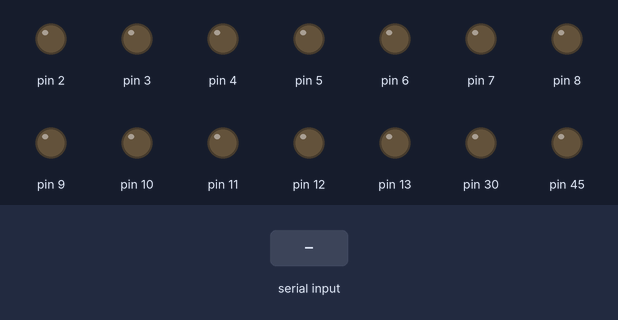
Recording of a sketch running on a simulated Arduino Mega 2560, built with avr-gcc and run on an emulated ATmega2560. On the bench: output pins drawn as LEDs (lit = HIGH). The test bench sets the inputs (shaded band).

Above: at 1.2 s.
1.3 s: "90,45,200,10,150,30\n" received over Serial
At 2.5 s:
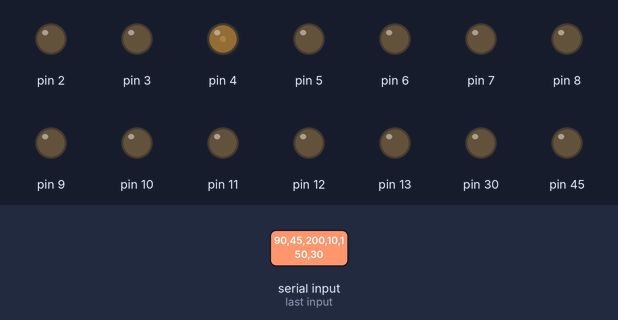
2.8 s: "30,150,10,200,45,90\n" received over Serial
At 3.8 s:
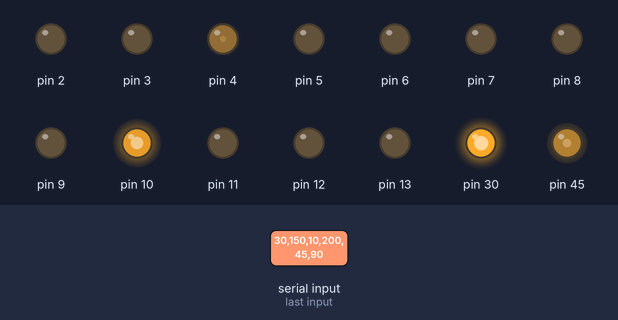
Timing chart, 0 to 5.8 s (numbered marks = the images above; inputs shaded):
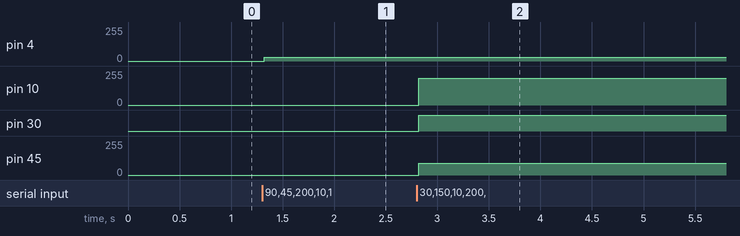

Measured:
- after the input at 1.3 s, pin 4: 0/255 → 30/255 at once
- after the input at 2.8 s, pin 10: 0/255 → 200/255 at once; pin 30: LOW → HIGH at once; pin 45: 0/255 → 90/255 at once

The sketch:

sketch_dec09a.ino
```cpp
void setup() {
  // put your setup code here, to run once:
  Serial.begin(9600);
  pinMode(2, OUTPUT);
  pinMode(3, OUTPUT);
  pinMode(4, OUTPUT);
  pinMode(5, OUTPUT);
  pinMode(6, OUTPUT);
  pinMode(7, OUTPUT);
  pinMode(8, OUTPUT);
  pinMode(9, OUTPUT);
  pinMode(10, OUTPUT);
  pinMode(11, OUTPUT);
  pinMode(12, OUTPUT);
  pinMode(13, OUTPUT);
  pinMode(14, OUTPUT);
  pinMode(15, OUTPUT);
  pinMode(16, OUTPUT);
  pinMode(17, OUTPUT);
  pinMode(18, OUTPUT);
  pinMode(19, OUTPUT);
  pinMode(20, OUTPUT);
  pinMode(21, OUTPUT);
  pinMode(22, OUTPUT);
  pinMode(23, OUTPUT);
  pinMode(24, OUTPUT);
  pinMode(25, OUTPUT);
  pinMode(26, OUTPUT);
  pinMode(27, OUTPUT);
  pinMode(28, OUTPUT);
  pinMode(29, OUTPUT);
  pinMode(30, OUTPUT);
  pinMode(31, OUTPUT);
  pinMode(32, OUTPUT);
  pinMode(33, OUTPUT);
  pinMode(34, OUTPUT);
  pinMode(35, OUTPUT);
  pinMode(36, OUTPUT);
  pinMode(37, OUTPUT);
  pinMode(38, OUTPUT);
  pinMode(39, OUTPUT);
  pinMode(40, OUTPUT);
  pinMode(41, OUTPUT);
  pinMode(42, OUTPUT);
  pinMode(43, OUTPUT);
  pinMode(44, OUTPUT);
  pinMode(45, OUTPUT);
  pinMode(46, OUTPUT);
  pinMode(47, OUTPUT);
  pinMode(48, OUTPUT);

}

void loop() {
  // put your main code here, to run repeatedly:
  while (Serial.available() > 0) {
    int redPin1 = Serial.parseInt();
    int red = Serial.parseInt();
    int greenPin1 = Serial.parseInt();
    int green = Serial.parseInt();
    int bluePin1 = Serial.parseInt();
    int blue = Serial.parseInt();
    /*int redPin2 = Serial.parseInt();
      int greenPin2 = Serial.parseInt();
      int bluePin2 = Serial.parseInt();*/
    if (Serial.read() == '\n') {
      analogWrite(redPin1, red);
      analogWrite(greenPin1, green);
      analogWrite(bluePin1, blue);
      /*analogWrite(redPin2, red);
        analogWrite(greenPin2, green);
        analogWrite(bluePin2, blue);*/
      delay(100);
      /*digitalWrite(redPin1, LOW);
      digitalWrite(greenPin1, LOW);
      digitalWrite(bluePin1, LOW);*/

      /*digitalWrite(redPin2, LOW);
        digitalWrite(greenPin2, LOW);
        digitalWrite(bluePin2, LOW);*/
    }
    else {
      int redPin2 = Serial.parseInt();
      int greenPin2 = Serial.parseInt();
      int bluePin2 = Serial.parseInt();
      if (Serial.read() == '\n') {
        analogWrite(redPin1, red);
        analogWrite(greenPin1, green);
        analogWrite(bluePin1, blue);
        analogWrite(redPin2, red);
        analogWrite(greenPin2, green);
        analogWrite(bluePin2, blue);
        delay(100);
        /*digitalWrite(redPin1, LOW);
        digitalWrite(greenPin1, LOW);
        digitalWrite(bluePin1, LOW);

        digitalWrite(redPin2, LOW);
        digitalWrite(greenPin2, LOW);
        digitalWrite(bluePin2, LOW);*/
      }
    }
  }
  /*while (Serial.available()>0){
    int pin =Serial.parseInt();
    int brightness =Serial.parseInt();
    analogWrite(pin,brightness);
    delay(500);
    digitalWrite(pin,LOW);
    }*/

}
```
